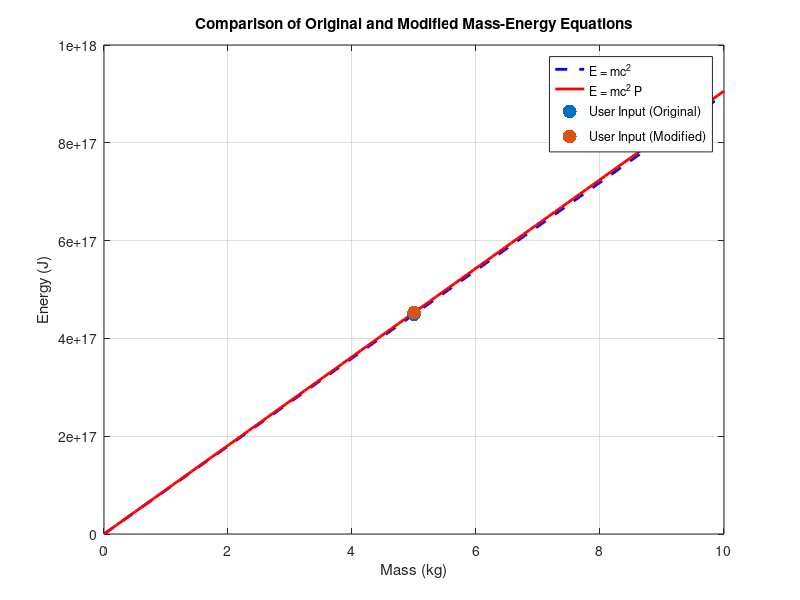

This figure's MATLAB source:
clc;        % Clear command window
clear;      % Clear variables
close all;  % Close any open figures

fprintf('Comparing Original and Modified Mass-Energy Equations\n');
fprintf('-----------------------------------------------------\n');

% Constants
c = 299792458;  % Speed of light (m/s)
P = 1.00784;    % Proton mass factor (modified version)

% User Input for Mass (kg)
m = input('Enter mass in kg: ');  

% Calculate Energies
E_original = m * c^2;         % Standard E = mc^2
E_modified = m * c^2 * P;     % Modified E = mc^2 P

% Display Results
fprintf('For mass = %.2f kg:\n', m);
fprintf('  Original Energy (E = mc^2): %.2e J\n', E_original);
fprintf('  Modified Energy (E = mc^2 P): %.2e J\n', E_modified);

% Visualization
mass_values = linspace(0, 10, 100);  % Range of mass from 0 to 10 kg
energy_original = mass_values * c^2;       % Original energy values
energy_modified = mass_values * c^2 * P;  % Modified energy values

figure;
plot(mass_values, energy_original, 'b--', 'LineWidth', 2);  % Original (dashed blue line)
hold on;
plot(mass_values, energy_modified, 'r-', 'LineWidth', 2);   % Modified (solid red line)
scatter(m, E_original, 100, 'bo', 'filled');               % User input (original)
scatter(m, E_modified, 100, 'ro', 'filled');               % User input (modified)
xlabel('Mass (kg)');
ylabel('Energy (J)');
title('Comparison of Original and Modified Mass-Energy Equations');
legend('E = mc^2', 'E = mc^2 P', 'User Input (Original)', 'User Input (Modified)');
grid on;
hold off;